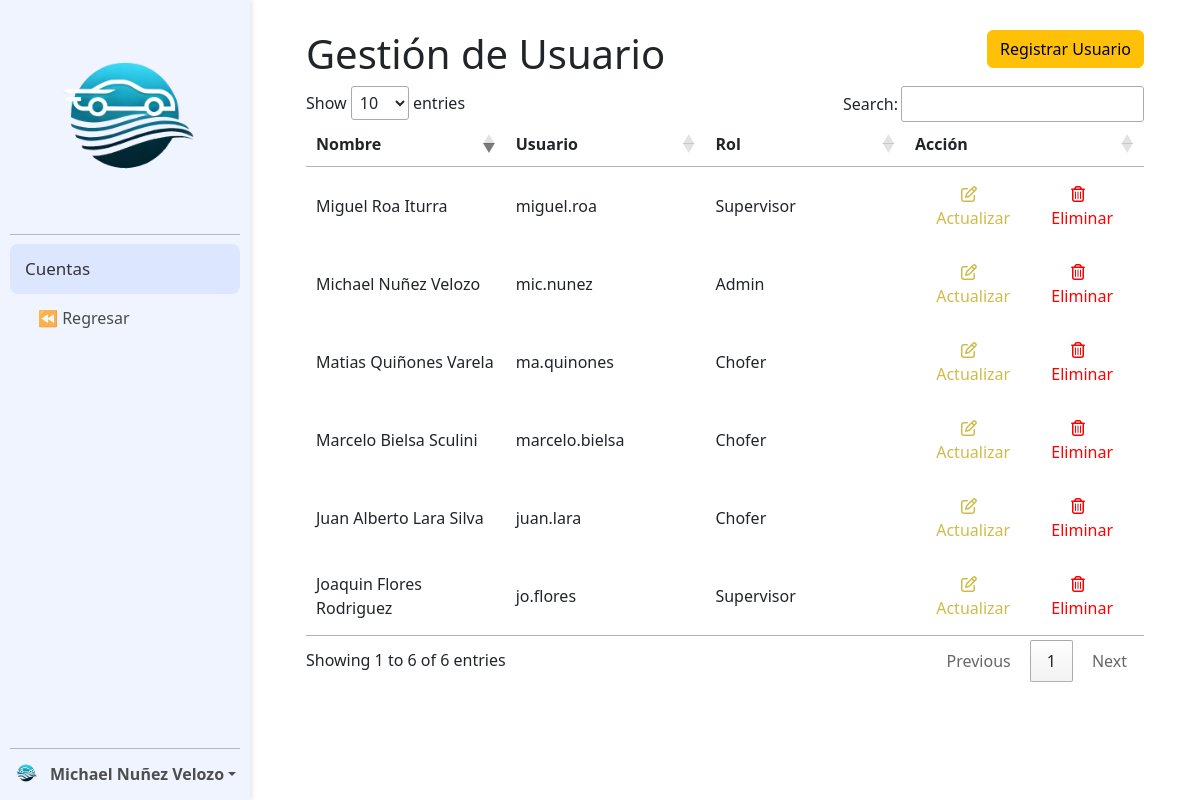
Screenshot of /Modulo_Flota/cuentas/cuentas.php (signed in) with the database file from the repository.
### tables this page shows
CREATE TABLE `usuario` (
  `rut` varchar(15) NOT NULL,
  `nombre` varchar(45) DEFAULT NULL,
  `Usuario` varchar(20) DEFAULT NULL,
  `clave` varchar(64) DEFAULT NULL,
  `fecha_ingreso` date DEFAULT NULL,
  `Id_Rol` int(11) DEFAULT NULL,
  `id_cargo` int(11) DEFAULT NULL,
  `supervisor` varchar(15) DEFAULT NULL,
  PRIMARY KEY (`rut`),
  KEY `fk_usuario_roles` (`Id_Rol`),
  KEY `fk_usuario_cargo` (`id_cargo`),
  CONSTRAINT `fk_usuario_cargo` FOREIGN KEY (`id_cargo`) REFERENCES `cargo` (`id_cargo`) ON DELETE SET NULL ON UPDATE CASCADE,
  CONSTRAINT `fk_usuario_roles` FOREIGN KEY (`Id_Rol`) REFERENCES `roles` (`Id_Rol`) ON DELETE SET NULL ON UPDATE CASCADE
);

CREATE TABLE `roles` (
  `Id_Rol` int(11) NOT NULL AUTO_INCREMENT,
  `nombre_rol` varchar(45) DEFAULT NULL,
  PRIMARY KEY (`Id_Rol`)
);

### Modulo_Flota/cuentas/componentes/lista_cuentas.php (the view, shortened to what this page needs)
<div class="row">
    <div class="col">
        <h1>Gestión de Usuario</h1>
    </div>
    <div class="col-auto">
        <form action="" method="POST">
            <button type="button" class="btn btn-warning" data-bs-toggle="modal" data-bs-target="#modalAgregarUsuario">
                Registrar Usuario
            </button>
        </form>
    </div>
</div>
<?php
$sql_usuarios = "
    SELECT u.rut, u.nombre, u.Usuario, u.Id_Rol, r.nombre_rol
    FROM usuario u
    LEFT JOIN roles r ON u.Id_Rol = r.Id_Rol
    WHERE u.Usuario IS NOT NULL AND u.clave IS NOT NULL;
";
$stmt_usuarios = $conexion->prepare($sql_usuarios);
$stmt_usuarios->execute();
$resultado_usuarios = $stmt_usuarios->get_result();
?>
<table id="tabla_usuarios">
    <thead>
        <tr>
            <th style="width: 20%;">Nombre</th>
            <th style="width: 20%;">Usuario</th>
            <th style="width: 20%;">Rol</th>
            <th style="width: 20%;">Acción</th>
        </tr>
    </thead>
    <tbody>
        <?php foreach ($resultado_usuarios as $usuario) : ?>
            <tr>
                <td><?= htmlspecialchars($usuario['nombre']) ?></td>
                <td><?= htmlspecialchars($usuario['Usuario']) ?></td>
                <td><?= htmlspecialchars($usuario['nombre_rol']) ?></td>
                <td>
                    <div class="btn-group" role="group">
                        <button class="btn no-colapse" style="color: #cfbb4a" data-bs-toggle="modal" data-bs-target="#modalActualizarCuenta"
                            onclick="completar_datos_modal_actualizar('<?= htmlspecialchars($usuario['nombre']) ?>', '<?= htmlspecialchars($usuario['Usuario']) ?>', '<?= htmlspecialchars($usuario['Id_Rol']) ?>', '<?= htmlspecialchars($usuario['rut']) ?>')">
                            <i class="fa-regular fa-pen-to-square"></i>
                            <span class="subrayado">Actualizar</span>
                        </button>
                        <button class="btn no-colapse" style="color: #ff0000" data-bs-toggle="modal" data-bs-target="#modal_eliminar" onclick="completar_datos_modal_eliminar('<?= htmlspecialchars($usuario['rut']) ?>')">
                            <i class="fa-regular fa-trash-can"></i>
                            <span class="subrayado">Eliminar</span>
                        </button>
                    </div>
                </td>
            </tr>
        <?php endforeach ?>
    </tbody>
</table>

### Modulo_Flota/cuentas/cuentas.php (shortened to what this page needs)
<?php
include("../conexion.php");
?>
<!DOCTYPE html>
<html lang="es" dir="ltr">
<head>
    <link rel="stylesheet" type="text/css" href="../estilos_generales/sidebar.css">
    <link href="https://cdnjs.cloudflare.com/ajax/libs/select2/4.0.13/css/select2.min.css" rel="stylesheet" />
    <link href="https://cdn.jsdelivr.net/npm/bootstrap@5.3.0-alpha3/dist/css/bootstrap.min.css" rel="stylesheet">
    <link rel="stylesheet" href="//cdn.datatables.net/1.13.7/css/jquery.dataTables.min.css" />
</head>
<body>
    <nav class="sidebar">
        <div class="cuadricula">
            <a href="">
                <img src="../img/logo.png" alt="Logo" class="logo_Blanco">
            </a>
            <hr class="sidebarHr">
            <a class="elemento activo" href="">Cuentas</a>
            <a class="elemento sub" href="../index.php">⏪ Regresar</a>
        </div>
        <div class="dropdown">
            <hr class="sidebarHr">
            <a href="#" class="d-flex align-items-center text-white text-decoration-none dropdown-toggle" data-bs-toggle="dropdown" aria-expanded="false">
                <img src="../img/logo.png" alt="" width="32" height="32" class="rounded-circle me-2">
                <strong><?php echo isset($_SESSION['nombre']) ? htmlspecialchars($_SESSION['nombre']) : 'Usuario'; ?></strong>
            </a>
        </div>
    </nav>
    <main class="content">
        <?php require_once("componentes/lista_cuentas.php") ?>
    </main>
</body>
</html>

### Modulo_Flota/estilos_generales/sidebar.css (style rules this page uses)
.sidebar { padding: 10px; width: 250px; background-color: #f0f4ff; position: fixed; height: 100vh; display: flex; flex-direction: column; justify-content: space-between; z-index: 1; overflow-y: auto; transition: all 0.3s ease; box-shadow: 2px 0 5px rgba(0, 0, 0, 0.1); }
img.logo_Blanco { width: 100%; }
.cuadricula a { display: block; color: #000000 !important; padding: 12px 15px 12px 15px; text-decoration: none; transition: 0.3s; border-radius: 8px; }
.sidebar a.elemento { opacity: 0.7; }
.sidebar a.elemento.activo { opacity: 1; font-size: 17px; background-color: #dce6ff; color: #333 !important; }
.sidebar a.sub { padding-left: 28px; }
.content { margin-left: 250px; padding-top: 30px !important; padding-left: 56px !important; padding-right: 56px !important; padding-bottom: 10px !important; transition: margin-left 0.3s ease; }
hr.sidebarHr { position: relative !important; margin-top: 0px !important; margin-bottom: 9px !important; color: #020202 !important; }
.dropdown a { color: #4e4e4e !important; }

### rows the page displays
usuario: nombre "Marcelo Bielsa Sculini", Usuario "marcelo.bielsa", Id_Rol.nombre_rol "Chofer"
usuario: nombre "Miguel Roa Iturra", Usuario "miguel.roa", Id_Rol.nombre_rol "Supervisor"
usuario: nombre "Joaquin Flores Rodriguez", Usuario "jo.flores", Id_Rol.nombre_rol "Supervisor"
usuario: nombre "Michael Nuñez Velozo", Usuario "mic.nunez", Id_Rol.nombre_rol "Admin"
usuario: nombre "Matias Quiñones Varela", Usuario "ma.quinones", Id_Rol.nombre_rol "Chofer"
usuario: nombre "Juan Alberto Lara Silva", Usuario "juan.lara", Id_Rol.nombre_rol "Chofer"

### other values shown
$_SESSION['nombre'] "Michael Nuñez Velozo"
